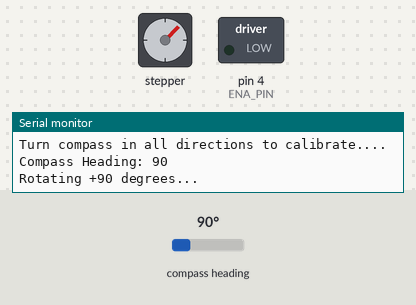
This sketch was run on a simulated Arduino Uno, built with avr-gcc and run on an emulated ATmega328P. Shown: stepper motor, switched loads named in the sketch (green lamp = pin HIGH), the last lines printed to the serial monitor. The test bench sets the inputs (shaded band); at power-on: compass heading 90°. Stepper angles assume 3200 steps per turn.

Above: at 4.16 s.
At 8.3 s:
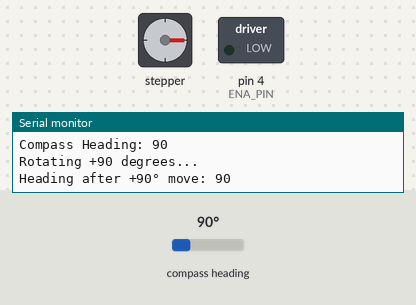
At 23.49 s:
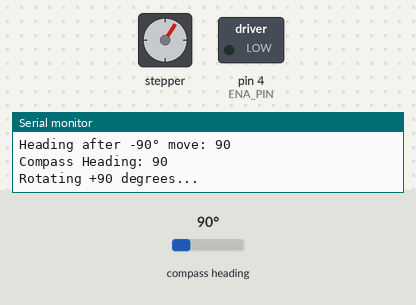
At 38.7 s:
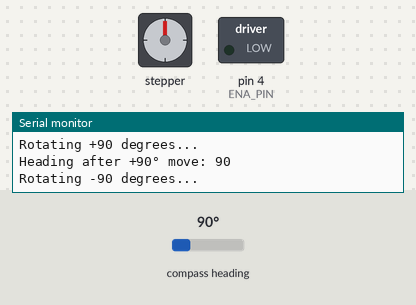
Timing chart, 0 to 40.0 s (numbered marks = the images above):
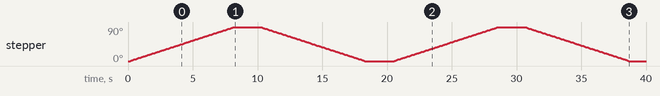

Measured:
- by itself, stepper: turns 90° clockwise in 8.1 s, then 90° counter-clockwise in 8.0 s, then 90° clockwise in 8.1 s, then 90° counter-clockwise in 8.0 s

The sketch:

motor_compass.ino
```cpp
#include <AccelStepper.h>
#include <QMC5883L.h>
#include <Wire.h>

// -------------------- Stepper Motor Pins --------------------
#define PUL_PIN 2
#define DIR_PIN 3
#define ENA_PIN 4

// -------------------- Stepper Configuration --------------------
const int stepsPerRev = 3200;  // Adjust per DIP switch setting
AccelStepper stepper(AccelStepper::DRIVER, PUL_PIN, DIR_PIN);

// -------------------- Compass Setup --------------------
QMC5883L compass;
int heading = 0;

// -------------------- Setup --------------------
void setup() {
  // Stepper setup
  pinMode(ENA_PIN, OUTPUT);
  digitalWrite(ENA_PIN, LOW); // Enable driver

  Serial.begin(115200);
  Serial.println("System Starting...");

  stepper.setMaxSpeed(100);
  stepper.setAcceleration(500);

  // Compass setup
  Wire.begin();
  compass.init();
  compass.setSamplingRate(50);

  Serial.println("QMC5883L Compass Initialized.");
  Serial.println("Turn compass in all directions to calibrate....");
}

// -------------------- Function: Move Motor --------------------
void moveMotor(float angle, bool dir) {
  long steps = (long)(stepsPerRev * (angle / 360.0));
  if (!dir) steps = -steps;

  stepper.moveTo(stepper.currentPosition() + steps);
  stepper.runToPosition();
}

// -------------------- Main Loop --------------------
void loop() {
  // --- Read Compass Angle ---
  heading = compass.readHeading();
  if (heading != 0) {
    Serial.print("Compass Heading: ");
    Serial.println(heading);
  } else {
    Serial.println("Compass Calibrating...");
  }

  // --- Stepper Movement +90° ---
  Serial.println("Rotating +90 degrees...");
  moveMotor(90, true);

  heading = compass.readHeading();
  if (heading != 0) {
    Serial.print("Heading after +90° move: ");
    Serial.println(heading);
  }

  delay(2000);

  // --- Stepper Movement -90° ---
  Serial.println("Rotating -90 degrees...");
  moveMotor(90, false);

  heading = compass.readHeading();
  if (heading != 0) {
    Serial.print("Heading after -90° move: ");
    Serial.println(heading);
  }

  delay(2000);
}
```
